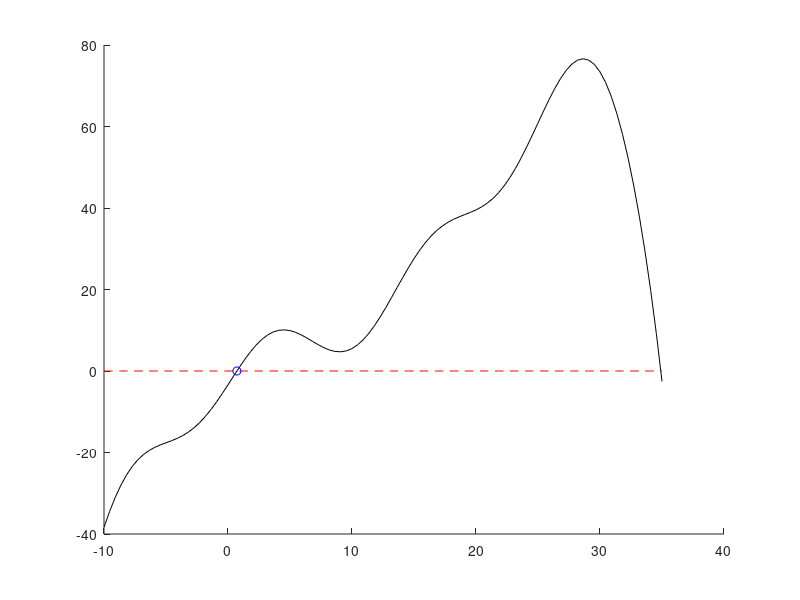

MATLAB code for this plot:
function Newtons()
    x_range = linspace(-10, 35, 100);

    [y_vals, ~] = test_func(x_range);

    x_init = -2;
    max_iter = 200;
    dx_tol = 1e-7;
    y_tol = 1e-7;

    % [x_root1, ~] = newton(@test_func, x_init, max_iter, dx_tol, y_tol);
    % [f_root1, ~] = test_func(x_root1);

    x1 = -5;
    x2 = 5;

    % [x_rootb, ~] = bisection_method(@test_func, x1, x2, y_tol, max_iter);
    % [f_rootb, ~] = test_func(x_rootb);
    
    
    [x_roots, ~] = secant(@test_func, x1, x2, max_iter, dx_tol, y_tol);
    [f_roots, ~] = test_func(x_roots);

    hold on;
    plot(x_range, y_vals, "k");
    plot(x_range, x_range * 0, "r--");
    plot(x_roots, f_roots, "bo")
end

function [x_root, exit] = newton(input_func, x_init, max_iter, dx_tol, y_tol)
    
    x_prev = x_init - 2*dx_tol;
    x_curr = x_init;
    [f_val, dfdx_val] = input_func(x_curr);

    count = 0;

    while abs(dfdx_val) > dx_tol && abs(x_curr - x_prev) > dx_tol && count<max_iter && abs(f_val)>y_tol
        x_prev = x_curr;
        x_curr = x_curr - f_val/dfdx_val;

        [f_val, dfdx_val] = input_func(x_curr);
        count = count + 1;
    end
    x_root = x_curr;

    exit = 0;

    if abs(x_curr - x_prev) > dx_tol && abs(f_val) > y_tol
        exit = 1;

    end

end

function [result, exit] = bisection_method(test_func01, x1, x2, tolerance, max_iter)
    current_iter = 1;
    y_val_1 = test_func01(x1);
    y_val_2 = test_func01(x2);
    min_y_val = min(abs(y_val_1), abs(y_val_2));
    
    while(abs(min_y_val) > tolerance && current_iter < max_iter)
        new_x = (x1 + x2) / 2;
        min_y_val = test_func01(new_x);
        
        if min_y_val > 0 && y_val_1 > 0
            x1 = new_x;
        elseif min_y_val < 0 && y_val_1 < 0
            x1 = new_x;
        elseif min_y_val > 0 && y_val_2 > 0
            x2 = new_x;
        elseif min_y_val < 0 && y_val_2 < 0
            x2 = new_x;
        end

        current_iter = current_iter + 1;
    end
    
    if current_iter < max_iter
        exit = 0;
    else
        exit = 1;
    end

    if current_iter == 1 && min_y_val == y_val_1
        result = x1;
    elseif current_iter == 1 && min_y_val == y_val_2
        result = x2;
    else 
        result = new_x;
    end
end

function [f_val, dfdx] = test_func(x)
    f_val = (x.^3)/100 - (x.^2)/8 + 2*x + 6*sin(x/2 + 6) - .7 - exp(x/6);
    dfdx = (3*x.^2)/100 - x/4 + 2 + 3*cos(x/2 + 6) - exp(x/6)/6;
end





%Secant Method
function [x_root, exit] = secant(input_func, x_n1, x_n2, max_iter, dx_tol, y_tol)

    
    [fval1, ~] = input_func(x_n1);
    [fval2, ~] = input_func(x_n2);

    count = 0;

    while count < max_iter && abs(fval1) > y_tol && abs(x_n1 - x_n2) > dx_tol
   
        temp_x1 = x_n1;

        x_n1 = ((x_n2*fval1) - (x_n1*fval2))/(fval1 - fval2);

        x_n2 = temp_x1;

        [fval1, ~] = input_func(x_n1);
        [fval2, ~] = input_func(x_n2);

        count = count + 1;

    end

    x_root = x_n1;
    exit = 0;

    if abs(fval1) > y_tol && abs(x_n1 - x_n2) > dx_tol
        exit = 1;
    end

end